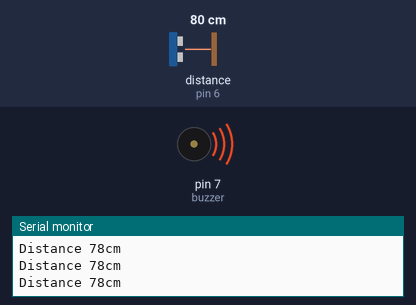
This sketch was run on a simulated Arduino Uno, built with avr-gcc and run on an emulated ATmega328P. Parts: buzzer (waves = sounding, pin HIGH), the last lines printed to the serial monitor. Wiring (inferred from the names in the program): ultrasonic range finder: trigger pin 5; echo pin 6. The test bench sets the inputs (shaded band); at power-on: distance to the obstacle (sensor on pin 6) 80 cm. The echo pulse lasts 58.3 µs per cm; pins used as bus, display or sensor lines are not drawn.

Above: at 1.3 s.
1.4 s: distance to the obstacle (sensor on pin 6) set to 5 cm
2.9 s: distance to the obstacle (sensor on pin 6) set to 2 cm
At 4.1 s:
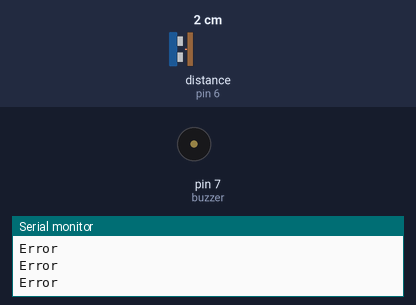
4.5 s: distance to the obstacle (sensor on pin 6) set to 4 cm
At 5.3 s:
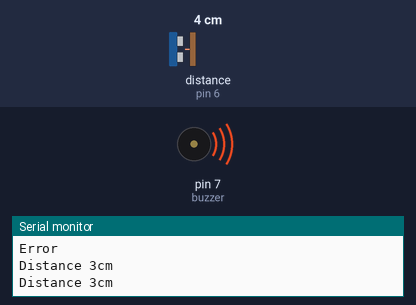
Timing chart, 0 to 7.5 s (numbered marks = the images above; inputs shaded):
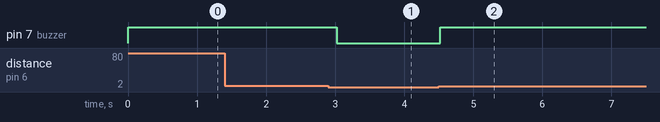

Measured:
- the behaviour switches between 4 and 3 cm on distance to the obstacle (sensor on pin 6) (found by bisection; images 0 and 1)
- after the input at 2.9 s, pin 7 (buzzer): HIGH → LOW after 0.12 s
- after the input at 4.5 s, pin 7 (buzzer): LOW → HIGH at once

The sketch:

ultroSonic_sensor.ino
```cpp
int trig = 5;
int echo = 6;

int buzzer = 7;
float duration;
int dist;


void setup() {
  Serial.begin(9600);
  pinMode(trig,OUTPUT);
  pinMode(echo,INPUT);
  pinMode(buzzer,OUTPUT);
}

void loop() {
  digitalWrite(trig,LOW);
  delayMicroseconds(5);

  digitalWrite(trig,HIGH);
  delayMicroseconds(10);
  digitalWrite(trig,LOW);

  duration = pulseIn(echo, HIGH);

  dist = duration*0.017;

  if( dist<=2 || dist>=400){
    Serial.println("Error");
    digitalWrite(buzzer, LOW);
  }

  else{
    Serial.println("Distance "+String(dist) + "cm");
    digitalWrite(buzzer, HIGH);
  }
  delay(500);
}
```
